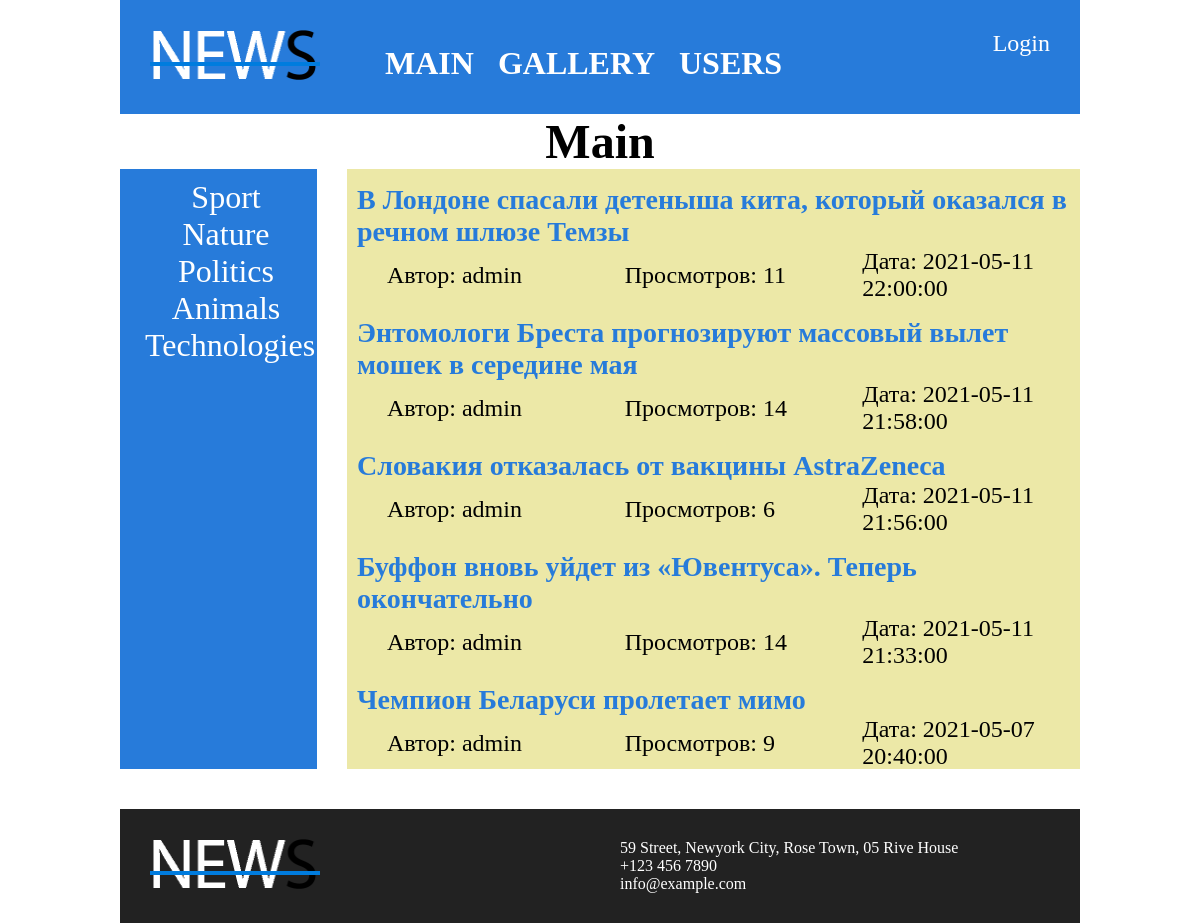
Page /articles/index.php?page=2 on the committed database.
### tables this page shows
CREATE TABLE IF NOT EXISTS `posts` (
  `id` int(11) NOT NULL,
  `active` tinyint(1) NOT NULL,
  `title` varchar(250) NOT NULL,
  `code` varchar(250) NOT NULL,
  `content` text NOT NULL,
  `category_id` int(11) NOT NULL,
  `author_id` int(11) NOT NULL,
  `date` datetime NOT NULL
);

CREATE TABLE IF NOT EXISTS `authors` (
  `id` int(11) NOT NULL,
  `name` varchar(250) NOT NULL
);

### articles/index.php (called while the page is built)
<?php
require_once './header.php';
require_once './function.php';
require_once './footer.php';
?>

### articles/News.php (called while the page is built, shortened)
<?php
class News {
    public $servername = 'localhost';
    public $username = 'root';
    public $password = '';
    public $dbname = 'news';
    function general($sql) {
        $conn = new mysqli($this->servername, $this->username, $this->password, $this->dbname);
        $string = $conn->query($sql);
        return $string;
    }
    function getPosts($table) {
        $sql = "SELECT * FROM $table";
        $string = $this->general($sql);
        $result = [];
        if($string) {
            while ($row = $string->fetch_assoc()) {
                array_push($result, $row);
            }
            return $result;
        }
    }
    function getAuthor($id) {
        $sql = "SELECT name FROM authors WHERE id = $id";
        $string = $this->general($sql);
        $result = $string->fetch_assoc();
        $result = $result['name'];
        return $result;
    }
}
?>

### articles/function.php (the view, shortened to what this page needs)
<?php require_once './News.php';
?>
<h2>Main</h2>
<div class="content">
    <div class="main_category">
        <ul>
            <li><a href="?category=1">Sport</a></li>
            <li><a href="?category=2">Nature</a></li>
            <li><a href="?category=3">Politics</a></li>
            <li><a href="?category=4">Animals</a></li>
            <li><a href="?category=5">Technologies</a></li>
        </ul>
    </div>
    <div class="main_posts">
        <div class="main_posts_wrapper">
        <?php
        $news = new News();
        $postsTable = $news->getPosts('posts');
        $postsTable = (array)$postsTable;
        $postsTable = array_reverse($postsTable);
        $counter = 0;
        foreach ($postsTable as $arPosts) {
            $counter += 1;
            $author = $news->getAuthor($arPosts['author_id']);
            $coun = ceil($counter / 5);
            if ((isset($_GET['page']) && $_GET['page'] == $coun) || (!isset($_GET['page']) && $coun == 1)) { ?>
                <table class="main_post_path">
                    <tr>
                        <td colspan="3">
                            <a href="./detail.php?category=<?= $arPosts['category_id'] ?>&post=<?= $arPosts['id'] ?>">
                                <?= $arPosts['title'] ?>
                            </a>
                        </td>
                    </tr>
                    <tr>
                        <td>Автор: <?= $author ?></td>
                        <td>Просмотров: <?= $arPosts['active'] ?></td>
                        <td>Дата: <?= $arPosts['date'] ?></td>
                    </tr>
                </table>
            <?php }
        }?>
        </div>
        <div class="pages_pagination">
            <?php
            if (isset($coun) && $coun > 0) { ?>
                <?php
                for ($i = 1; $i <= $coun; $i++) {
                    $link = $_SERVER['PHP_SELF']."?page=$i"; ?>
                    <a href="<?= $link ?>"><?= $i ?></a>
                <?php
                }
            }
            else echo 'Постов нет'; ?>
        </div>
    </div>
</div>

### articles/style.css (style rules this page uses)
* { margin: 0; padding: 0; }
html, body { height: 100%; }
h2 { text-align: center; font-size: 48px; }
a { text-decoration: none; color: white; }
li { list-style-type: none; }
.content { display: flex; font-size: 24px; height: 600px; }
.main_category { width: calc(20% - 15px); background-color: rgb(39, 123, 218); font-size: 32px; padding: 10px; text-align: center; }
.main_category ul { margin-left: 15px; font-size: 32px; }
.main_posts { width: calc(80% - 15px); background-color: rgb(236, 232, 167); margin-left: 30px; padding: 0 10px; display: flex; flex-direction: column; min-height: 100%; }
.main_posts_wrapper { flex: 1 0 auto; }
table { width: 100%; border-collapse: collapse; margin: 15px 0; }
td { width: 33.33%; }
tr:nth-child(1) td { font-size: 28px; font-weight: 700; }
tr:nth-child(3) td { padding: 0 30px; }
.main_posts a { color: rgb(39, 123, 218); }
.pages_pagination { flex: 0 0 auto; padding: 20px 10px; }
.pages_pagination a { padding: 0 5px; }

### rows in the picture
posts: title "В Лондоне спасали детеныша кита, который оказался в речном шлюзе Темзы", author.name "admin", active "11", date "2021-05-11 22:00:00"
posts: title "Энтомологи Бреста прогнозируют массовый вылет мошек в середине мая", author.name "admin", active "14", date "2021-05-11 21:58:00"
posts: title "Словакия отказалась от вакцины AstraZeneca", author.name "admin", active "6", date "2021-05-11 21:56:00"
posts: title "Буффон вновь уйдет из «Ювентуса». Теперь окончательно", author.name "admin", active "14", date "2021-05-11 21:33:00"
posts: title "Чемпион Беларуси пролетает мимо", author.name "admin", active "9", date "2021-05-07 20:40:00"
